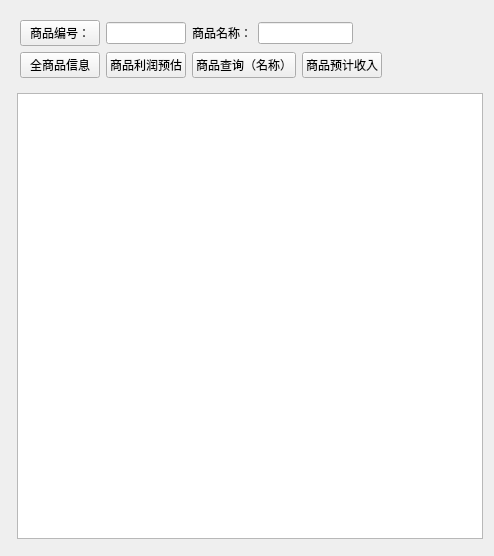
<?xml version="1.0" encoding="UTF-8"?>
<ui version="4.0">
 <class>re_4_fina</class>
 <widget class="QWidget" name="re_4_fina">
  <property name="geometry">
   <rect>
    <x>0</x>
    <y>0</y>
    <width>494</width>
    <height>556</height>
   </rect>
  </property>
  <property name="windowTitle">
   <string>Form</string>
  </property>
  <layout class="QGridLayout" name="gridLayout_2">
   <item row="0" column="0" colspan="2">
    <widget class="QWidget" name="widget" native="true">
     <layout class="QGridLayout" name="gridLayout">
      <item row="0" column="0">
       <widget class="QPushButton" name="pushButton">
        <property name="text">
         <string>商品编号：</string>
        </property>
       </widget>
      </item>
      <item row="0" column="1">
       <widget class="QLineEdit" name="numberlineEdit"/>
      </item>
      <item row="0" column="2">
       <widget class="QLabel" name="label">
        <property name="text">
         <string>商品名称：</string>
        </property>
       </widget>
      </item>
      <item row="0" column="3" colspan="2">
       <widget class="QLineEdit" name="namelineEdit"/>
      </item>
      <item row="0" column="5" colspan="2">
       <spacer name="horizontalSpacer">
        <property name="orientation">
         <enum>Qt::Orientation::Horizontal</enum>
        </property>
        <property name="sizeHint" stdset="0">
         <size>
          <width>160</width>
          <height>20</height>
         </size>
        </property>
       </spacer>
      </item>
      <item row="1" column="0">
       <widget class="QPushButton" name="indexforall_pbtn">
        <property name="text">
         <string>全商品信息</string>
        </property>
       </widget>
      </item>
      <item row="1" column="1">
       <widget class="QPushButton" name="profit_pbtn">
        <property name="text">
         <string>商品利润预估</string>
        </property>
       </widget>
      </item>
      <item row="1" column="2" colspan="2">
       <widget class="QPushButton" name="indexname_pbtn">
        <property name="text">
         <string>商品查询（名称）</string>
        </property>
       </widget>
      </item>
      <item row="1" column="4" colspan="2">
       <widget class="QPushButton" name="income_pbtn">
        <property name="text">
         <string>商品预计收入</string>
        </property>
       </widget>
      </item>
      <item row="1" column="6">
       <spacer name="horizontalSpacer_2">
        <property name="orientation">
         <enum>Qt::Orientation::Horizontal</enum>
        </property>
        <property name="sizeHint" stdset="0">
         <size>
          <width>155</width>
          <height>20</height>
         </size>
        </property>
       </spacer>
      </item>
     </layout>
    </widget>
   </item>
   <item row="1" column="1">
    <widget class="QTableView" name="tableView"/>
   </item>
   <item row="2" column="0">
    <widget class="QWidget" name="widget_2" native="true"/>
   </item>
  </layout>
 </widget>
 <resources/>
 <connections/>
</ui>
